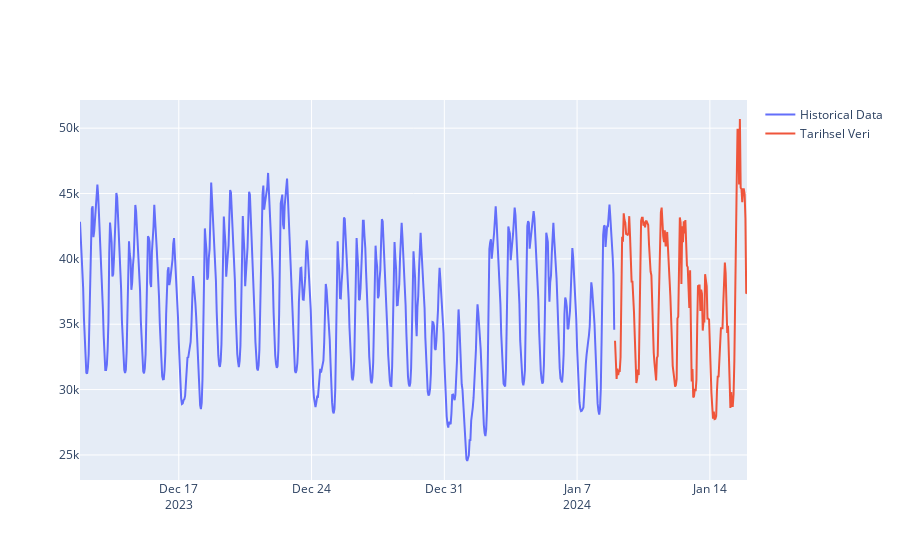

The code cell stored with this chart in its notebook:
### Code cell
fig1 = go.Figure()
fig1.add_trace(go.Scatter(x=df_fea_eng.date.iloc[-fh_new*5:], y=df_fea_eng.consumption.iloc[-fh_new*5:], name = 'Historical Data', mode = 'lines'))
fig1.add_trace(go.Scatter(x=forecasted.index, y=forecasted['forecasting'], name = 'Tarihsel Veri', mode = 'lines'))

### Figure 1 — Plotly figure (JSON) as saved in the notebook; plotly's stock layout.template omitted (floating-point values rounded to 4 significant figures; data arrays with more than 128 entries replaced by an {"elided": "..."} marker saying what was removed)
{"data": [{"mode": "lines", "name": "Historical Data", "type": "scatter", "x": {"elided": "845 str values"}, "y": {"elided": "845 float values"}}, {"mode": "lines", "name": "Tarihsel Veri", "type": "scatter", "x": {"elided": "168 str values"}, "y": {"elided": "168 float values"}}], "layout": {}}
